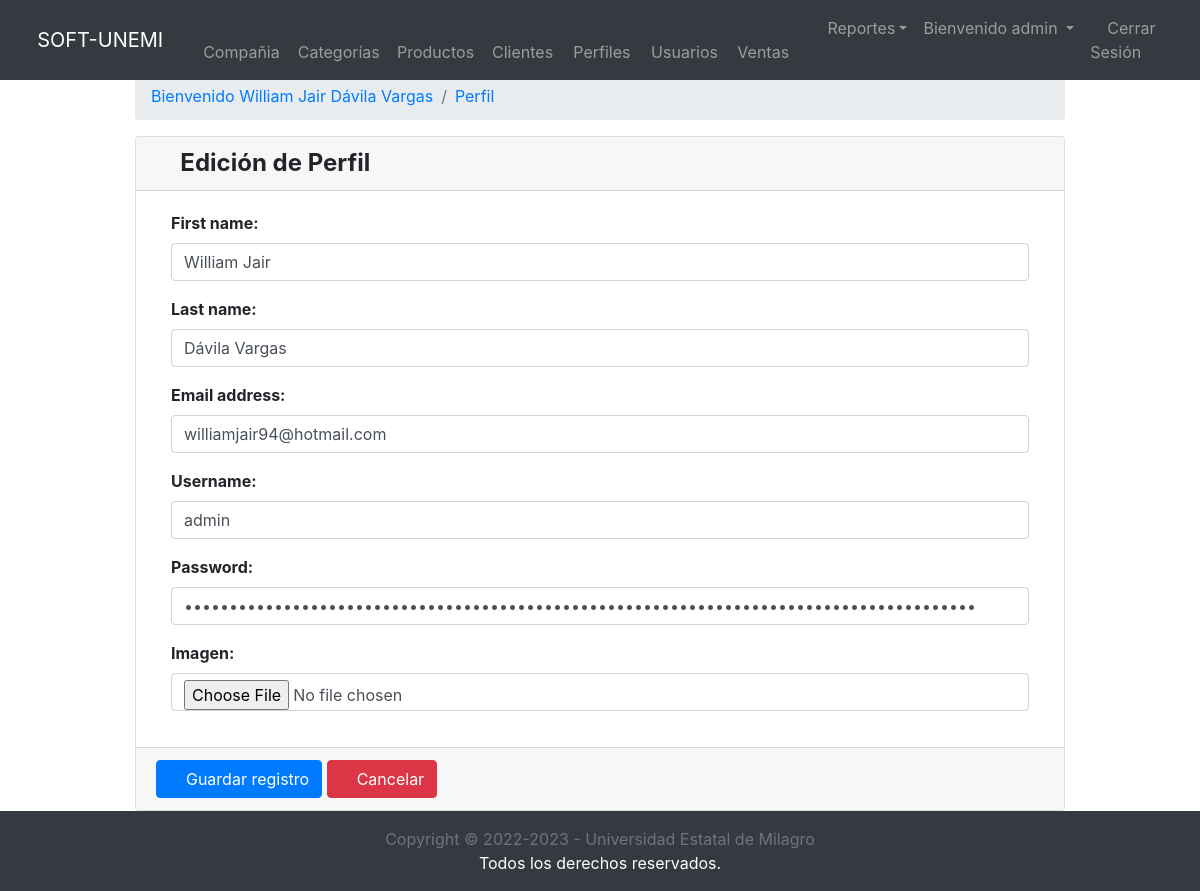
/user/update/profile/ (signed in), run on the app's committed database.
### core/user/models.py (models this page shows, shortened)
class User(AbstractUser):
    image = models.ImageField(upload_to='users/%Y/%m/%d', null=True, blank=True, verbose_name='Imagen')
    token = models.UUIDField(primary_key=False, editable=False, null=True, blank=True)

### core/user/views.py (the view, shortened to what this page needs)
# urls.py: path('update/profile/', UserUpdateProfileView.as_view(), name='user_update_profile'),
class UserUpdateProfileView(LoginRequiredMixin, UpdateView):
    model = User
    form_class = UserProfileForm
    template_name = 'user/profile.html'
    success_url = reverse_lazy('dashboard')
    def get_object(self, queryset=None):
        return self.request.user
    def dispatch(self, request, *args, **kwargs):
        self.object = self.get_object()
        return super().dispatch(request, *args, **kwargs)
    def get_context_data(self, **kwargs):
        context = super().get_context_data(**kwargs)
        context['title'] = 'Edición de Perfil'
        context['entity'] = 'Perfil'
        context['list_url'] = self.success_url
        context['action'] = 'edit'
        return context

### core/pos/templatetags/pos_extras.py (called while the page is built)
@register.filter()
def is_checkbox(field):
    return field.field.widget.__class__.__name__ == CheckboxInput().__class__.__name__

### core/user/templates/user/profile.html
{% extends 'form.html' %}

### templates/form.html (shortened to what this page needs)
{% extends 'body.html' %}
{% load widget_tweaks %}
{% load pos_extras %}
{% block content %}
    <form method="post" action="." enctype="multipart/form-data">
        <div class="card">
            <div class="card-header">
                <h4 class="my-0 font-weight-bold">
                    {% if action == 'add' %}
                        <i class="fas fa-plus"></i>
                    {% else %}
                        <i class="fas fa-edit"></i>
                    {% endif %}
                    {{ title }}
                </h4>
            </div>
            <div class="card-body">
                <div class="container-fluid">
                    {% for field in form.visible_fields %}
                        <div class="form-group">
                            <label for="{{ field.label }}">{{ field.label }}:</label>
                            {% if field|is_checkbox %}
                                <br>{{ field }}
                            {% else %}
                                {{ field|add_class:'form-control'|attr:'autocomplete:off' }}
                            {% endif %}
                        </div>
                    {% endfor %}
                </div>
            </div>
            <div class="card-footer">
                <button type="submit" class="btn btn-primary btn-flat">
                    <i class="fas fa-save"></i> Guardar registro
                </button>
                <a href="{{ list_url }}" class="btn btn-danger btn-flat">
                    <i class="fas fa-times"></i> Cancelar
                </a>
            </div>
        </div>
    </form>
{% endblock %}

### templates/body.html (shortened to what this page needs)
{% extends 'home.html' %}
{% block body %}
    <body class="d-flex flex-column h-100">
    {% include 'header.html' %}
    <main role="main" class="flex-shrink-0 mt-5">
        <div class="container-fluid" style="width: 80%;">
            <nav aria-label="breadcrumb" class="mt-4 mb-3">
                <ol class="breadcrumb">
                    <li class="breadcrumb-item"><a href="#">Bienvenido {{ request.user.get_full_name }}</a></li>
                    <li class="breadcrumb-item active" aria-current="page">
                        <a href="{{ list_url }}">{{ entity }}</a>
                    </li>
                </ol>
            </nav>
            {% block content %}
            {% endblock %}
        </div>
    </main>
    {% include 'footer.html' %}
    </body>
{% endblock %}

### templates/header.html (shortened to what this page needs)
{% load static %}
<nav class="navbar navbar-expand-md navbar-dark fixed-top bg-dark">
    <a class="navbar-brand" href="{% url 'dashboard' %}">
        <i class="fa-solid fa-cart-shopping"></i> SOFT-UNEMI
    </a>
    <div class="collapse navbar-collapse" id="navbarsExampleDefault">
        <ul class="navbar-nav mr-auto">
            <li class="nav-item active">
                <a class="nav-link" href="{% url 'dashboard' %}"></a>
            </li>
            <li class="nav-item">
                <a class="nav-link" href="{% url 'company_update' %}">
                    <i class="fa-solid fa-building"></i> Compañia
                </a>
            </li>
            <li class="nav-item">
                <a class="nav-link" href="{% url 'category_list' %}">
                    <i class="fa-solid fa-boxes-stacked"></i> Categorías
                </a>
            </li>
            <li class="nav-item">
                <a class="nav-link" href="{% url 'product_list' %}">
                    <i class="fa-solid fa-dolly"></i> Productos
                </a>
            </li>
            <li class="nav-item">
                <a class="nav-link" href="{% url 'client_list' %}">
                    <i class="fa-solid fa-users"></i> Clientes
                </a>
            </li>
            <li class="nav-item">
                <a class="nav-link" href="/admin/auth/group/">
                    <i class="fa-solid fa-lock"></i> Perfiles
                </a>
            </li>
            <li class="nav-item">
                <a class="nav-link" href="{% url 'user_list' %}">
                    <i class="fa-solid fa-user"></i> Usuarios
                </a>
            </li>
            <li class="nav-item">
                <a class="nav-link" href="{% url 'sale_list' %}">
                    <i class="fa-solid fa-cart-shopping"></i> Ventas
                </a>
            </li>
            <li class="nav-item dropdown">
                <a class="nav-link dropdown-toggle" href="#" id="dropdown16" data-toggle="dropdown" aria-expanded="false"><i class="fa-solid fa-chart-bar"></i>  Reportes</a>
            </li>
        </ul>
        <ul class="navbar-nav my-2 my-lg-0 float-right">
            <li class="nav-item dropdown">
                <a class="nav-link dropdown-toggle" href="#" id="dropdown01" data-toggle="dropdown" aria-expanded="false">
                    Bienvenido {{ request.user.username }}
                </a>
            </li>
            <li class="nav-item">
                <a class="nav-link" href="{% url 'logout' %}">
                    <i class="fas fa-power-off" aria-hidden="true"></i> Cerrar Sesión
                </a>
            </li>
        </ul>
    </div>
</nav>

### static/css/style.css (style rules this page uses)
.form-group label { font-weight: bold; }

### data on the page
User: user.username "admin", user.get_full_name "William Jair Dávila Vargas", visible_fields "William Jair" "Dávila Vargas" "williamjair94@hotmail.com" "admin"

### other printed values
{{ entity }} "Perfil"
{{ title }} "Edición de Perfil"
{{ field.label }} "First name" "Last name" "Email address" "Username" "Password" "Imagen"
